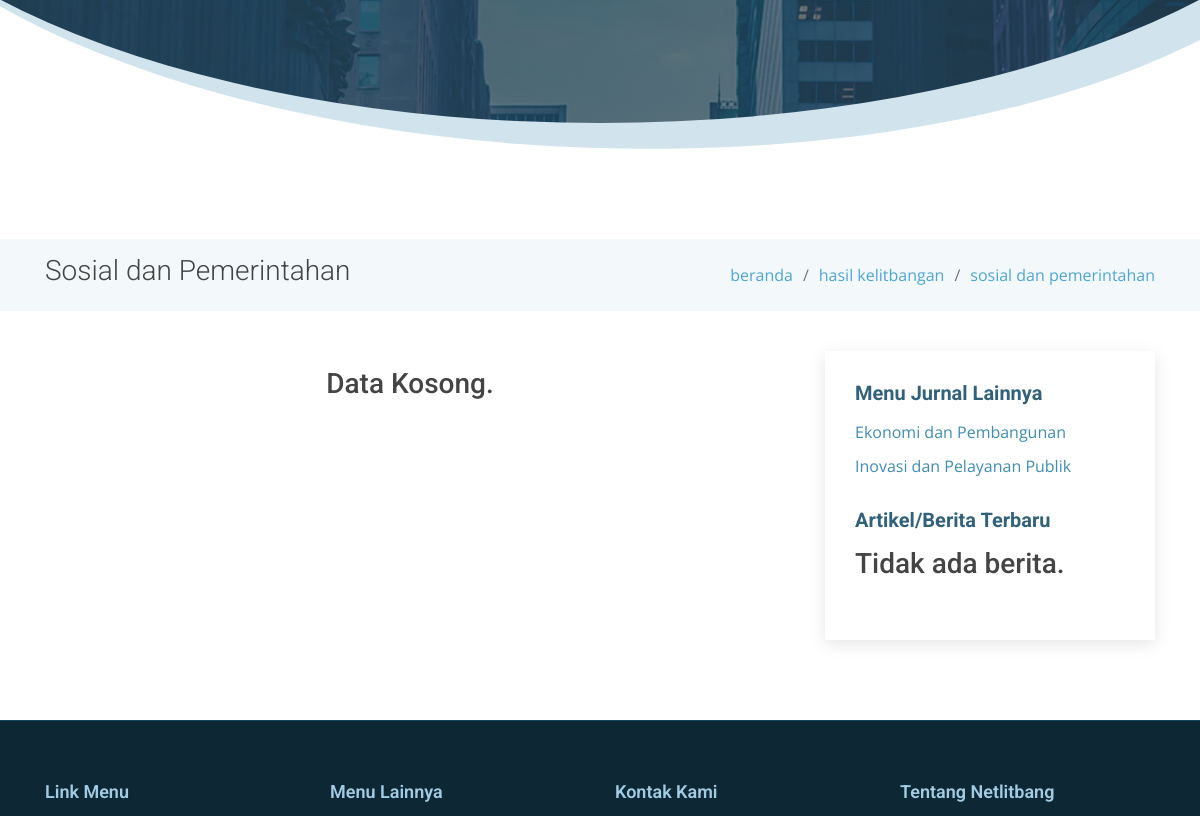
The app's page /client/litbang/sosial-pemerintahan (middle part), older data.
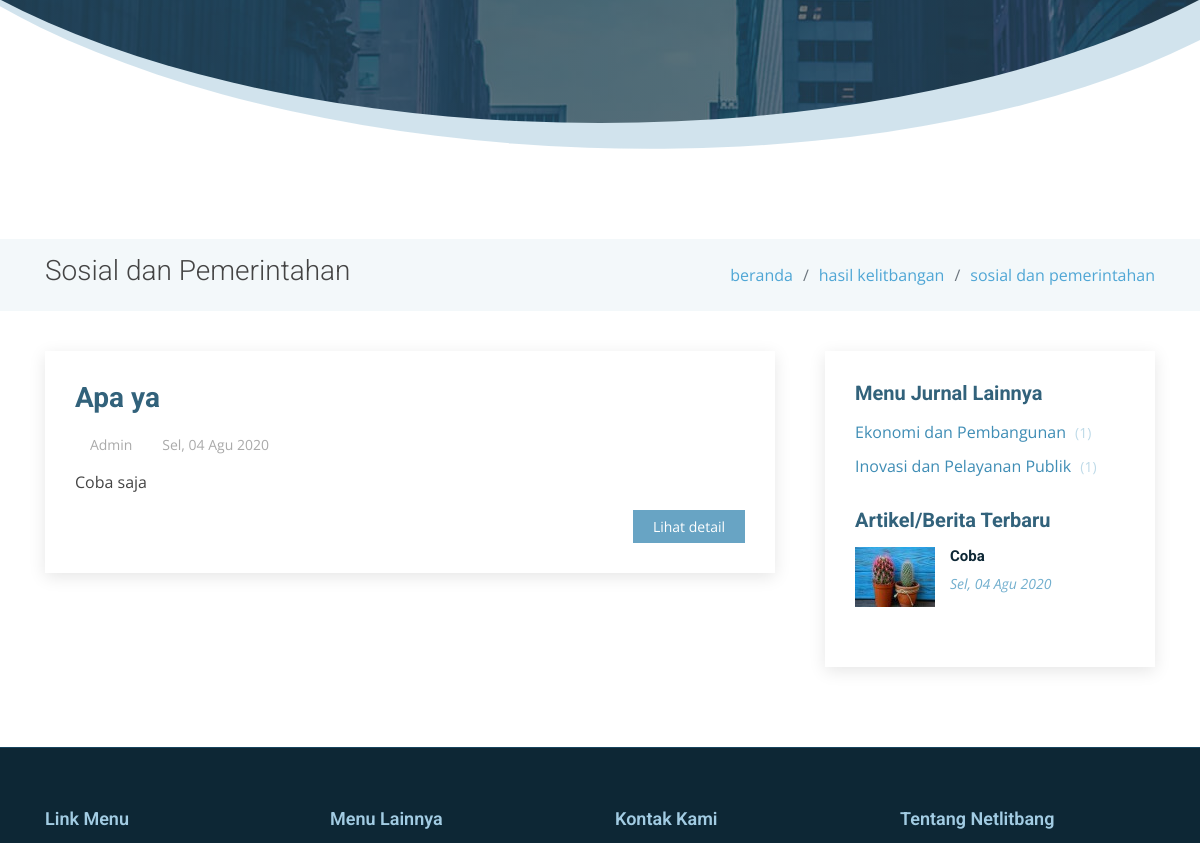
The same page, newer data.
### tables this page shows
CREATE TABLE `articles` (
  `id` int(11) NOT NULL,
  `title` varchar(250) DEFAULT NULL,
  `content` text NOT NULL,
  `file` varchar(55) DEFAULT NULL,
  `start_date` date DEFAULT NULL,
  `end_date` date DEFAULT NULL,
  `type` enum('sop-kelitbangan','rik-bombana','agenda-kegiatan','rekomendasi','artikel-berita','sosial-pemerintahan','ekonomi-pembangunan','inovasi-pelayanan-publik') NOT NULL,
  `slug` varchar(250) DEFAULT NULL,
  `created_at` timestamp NOT NULL DEFAULT CURRENT_TIMESTAMP,
  `created_by` int(11) NOT NULL,
  `updated_at` timestamp NULL DEFAULT NULL,
  `updated_by` int(11) DEFAULT NULL
);

### client/application/controllers/Litbang.php (called while the page is built, shortened)
<?php
class Litbang extends CI_Controller {
	public function __construct() {
		$this->load->model('Litbang_model');
	}
	public function index($content = 'sosial-pemerintahan')
	{
		$data					= $this->__getContentData($content, 'index');
		$data['new_articles']	= $this->Litbang_model->getNewArticle();
		$this->load->view('templates/header');
		$this->load->view('templates/head-content', $data);
		$this->load->view('pages/litbang/'.$content);
		$this->load->view('templates/footer');
	}
	protected function __getContentData($content, $function = 'index', $slug = NULL) {
		if($function == 'index') {
			if($content == 'sosial-pemerintahan') {
				$data				= $this->__getPagination($content, 'articles');
				$data['head']		= 'Sosial dan Pemerintahan';
				$data['content']	= 'Publikasi jurnal tema sosial dan pemerintahan.';
				$data['title']		= 'Sosial dan Pemerintahan';
				$data['link_map']	= [
					[
						'title'	=> 'beranda',
						'slug'	=> base_url()
					],
					[
						'title'	=> 'hasil kelitbangan',
						'slug'	=> NULL
					],
					[
						'title'	=> 'sosial dan pemerintahan',
						'slug'	=> NULL
					],
				];
				$data['side_submenu']	= [
					[
						'title'	=> 'Ekonomi dan Pembangunan',
						'slug'	=> base_url('litbang/ekonomi-pembangunan'),
						'total'	=> $this->Litbang_model->getTotalData('ekonomi-pembangunan', 'articles')
					],
					[
						'title'	=> 'Inovasi dan Pelayanan Publik',
						'slug'	=> base_url('litbang/inovasi-pelayanan-publik'),
						'total' => $this->Litbang_model->getTotalData('inovasi-pelayanan-publik', 'articles')
					]
				];
				return $data;
			}else if($content == 'ekonomi-pembangunan') {
				$data				= $this->__getPagination($content, 'articles');
				$data['head']		= 'Ekonomi dan Pembangunan';
				$data['content']	= 'Publikasi jurnal tema ekonomi dan pembangunan.';
				$data['title']		= 'Ekonomi dan Pembangunan';
				$data['link_map']	= [
					[
						'title'	=> 'beranda',
						'slug'	=> base_url()
					],
					[
						'title'	=> 'hasil kelitbangan',
						'slug'	=> NULL
					],
					[
						'title'	=> 'ekonomi dan pembangunan',
						'slug'	=> NULL
					],
				];
				$data['side_submenu']	= [
					[
						'title'	=> 'Sosial dan Pemerintahan',
						'slug'	=> base_url('litbang/sosial-pemerintahan'),
						'total'	=> $this->Litbang_model->getTotalData('sosial-pemerintahan', 'articles')
					],
					[
						'title'	=> 'Inovasi dan Pelayanan Publik',
						'slug'	=> base_url('litbang/inovasi-pelayanan-publik'),
						'total' => $this->Litbang_model->getTotalData('inovasi-pelayanan-publik', 'articles')
					]
				];
				return $data;
			}else if($content == 'inovasi-pelayanan-publik') {
				$data				= $this->__getPagination($content, 'articles');
				$data['head']		= 'Inovasi dan Pelayanan Publik';
				$data['content']	= 'Publikasi jurnal tema inovasi dan pelayanan publik.';
				$data['title']		= 'Inovasi dan Pelayanan Publik';
				$data['link_map']	= [
					[
						'title'	=> 'beranda',
						'slug'	=> base_url()
					],
					[
						'title'	=> 'hasil kelitbangan',
						'slug'	=> NULL
					],
					[
						'title'	=> 'inovasi dan pelayanan publik',
						'slug'	=> NULL
					],
				];
				$data['side_submenu']	= [
					[
						'title'	=> 'Sosial dan Pemerintahan',
						'slug'	=> base_url('litbang/sosial-pemerintahan'),
						'total'	=> $this->Litbang_model->getTotalData('sosial-pemerintahan', 'articles')
					],
					[
						'title'	=> 'Ekonomi dan Pembangunan',
						'slug'	=> base_url('litbang/ekonomi-pembangunan'),
						'total' => $this->Litbang_model->getTotalData('ekonomi-pembangunan', 'articles')
					]
				];
				return $data;
			}
		}else if($function == 'detail') {
			if($content == 'sosial-pemerintahan') {
				$data['results']	= $this->Litbang_model->getDetailData('articles', $slug);
				$data['head']		= 'Sosial dan Pemerintahan';
				$data['content']	= 'Publikasi jurnal tema sosial dan pemerintahan.';
				$data['title']		= 'Sosial dan Pemerintahan';
				$data['link_map']	= [
					[
						'title'	=> 'beranda',
						'slug'	=> base_url()
					],
					[
						'title'	=> 'jurnal',
						'slug'	=> NULL
					],
					[
						'title'	=> 'sosial dan pemerintahan',
						'slug'	=> base_url('litbang/sosial-pemerintahan')
					],
					[
						'title'	=> 'detail jurnal',
						'slug'	=> NULL
					],
				];
				$data['side_submenu']	= [
					[
						'title'	=> 'Ekonomi dan Pembangunan',
						'slug'	=> base_url('litbang/ekonomi-pembangunan'),
						'total'	=> NULL
					],
					[
						'title'	=> 'Inovasi dan Pelayanan Publik',
						'slug'	=> base_url('litbang/inovasi-pelayanan-publik'),
						'total' => NULL
					]
				];
				return $data;
			}else if($content == 'ekonomi-pembangunan') {
				$data['results']	= $this->Litbang_model->getDetailData('articles', $slug);
				$data['head']		= 'Ekonomi dan Pembangunan';
				$data['content']	= 'Publikasi jurnal tema ekonomi dan pembangunan.';
				$data['title']		= 'Ekonomi dan Pembangunan';
				$data['link_map']	= [
					[
						'title'	=> 'beranda',
						'slug'	=> base_url()
					],
					[
						'title'	=> 'hasil kelitbangan',
						'slug'	=> NULL
					],
					[
						'title'	=> 'ekonomi dan pembangunan',
						'slug'	=> NULL
					],
				];
				$data['side_submenu']	= [
					[
						'title'	=> 'Sosial dan Pemerintahan',
						'slug'	=> base_url('litbang/sosial-pemerintahan'),
						'total'	=> $this->Litbang_model->getTotalData('sosial-pemerintahan', 'articles')
					],
					[
						'title'	=> 'Inovasi dan Pelayanan Publik',
						'slug'	=> base_url('litbang/inovasi-pelayanan-publik'),
						'total' => $this->Litbang_model->getTotalData('inovasi-pelayanan-publik', 'articles')
					]
				];
				return $data;
			}else if($content == 'inovasi-pelayanan-publik') {
				$data['results']	= $this->Litbang_model->getDetailData('articles', $slug);
				$data['head']		= 'Inovasi dan Pelayanan Publik';
				$data['content']	= 'Publikasi jurnal tema inovasi dan pelayanan publik.';
				$data['title']		= 'Inovasi dan Pelayanan Publik';
				$data['link_map']	= [
					[
						'title'	=> 'beranda',
						'slug'	=> base_url()
					],
					[
						'title'	=> 'hasil kelitbangan',
						'slug'	=> NULL
					],
					[
						'title'	=> 'inovasi dan pelayanan publik',
						'slug'	=> NULL
					],
				];
				$data['side_submenu']	= [
					[
						'title'	=> 'Sosial dan Pemerintahan',
						'slug'	=> base_url('litbang/sosial-pemerintahan'),
						'total'	=> $this->Litbang_model->getTotalData('sosial-pemerintahan', 'articles')
					],
					[
						'title'	=> 'Ekonomi dan Pembangunan',
						'slug'	=> base_url('litbang/ekonomi-pembangunan'),
						'total' => $this->Litbang_model->getTotalData('ekonomi-pembangunan', 'articles')
					]
				];
				return $data;
			}
		}
	}
	protected function __getPagination($content, $table, $per_page = 10) {
		$config['base_url'] 	= base_url('litbang/').$content;
		$config['total_rows'] 	= $this->Litbang_model->getTotalData($content, $table);
		$config['per_page'] 	= $per_page;
		$config["uri_segment"] 	= 3;
		$choice 				= $config["total_rows"] / $config["per_page"];
		$config["num_links"] 	= floor($choice);
		$config['first_link']       = 'First';
		$config['last_link']        = 'Last';
		$config['next_link']        = '<i class="icofont-rounded-right"></i>';
		$config['prev_link']        = '<i class="icofont-rounded-left"></i>';
		$config['full_tag_open']    = '<ul class="justify-content-center">';
		$config['full_tag_close']   = '</ul>';
		$config['num_tag_open']     = '<li>';
		$config['num_tag_close']    = '</li>';
		$config['cur_tag_open']     = '<li class="active"><a href="#">';
		$config['cur_tag_close']    = '</a></li>';
		$config['next_tag_open']    = '<li>';
		$config['next_tagl_close']  = '</li>';
		$config['prev_tag_open']    = '<li>';
		$config['prev_tagl_close']  = '</li>';
		$config['first_tag_open']   = '<li>';
		$config['first_tagl_close'] = '</li>';
		$config['last_tag_open']    = '<li>';
		$config['last_tagl_close']  = '</li>';
		$this->pagination->initialize($config);
		$data['page'] 				= ($this->uri->segment(3)) ? $this->uri->segment(3) : 0;
		$data['results'] 			= $this->Litbang_model->getContentData($content, $table, $config["per_page"], $data['page']);
		$data['pagination'] 		= $this->pagination->create_links();
		return $data;
	}
}

### client/index.php (called while the page is built, shortened)
<?php
require_once BASEPATH.'core/CodeIgniter.php';

### client/application/models/Litbang_model.php (called while the page is built, shortened)
<?php
class Litbang_model extends CI_Model{
    public function getContentData($type, $table, $limit, $start){
                      $this->db->limit($limit, $start);
                      $this->db->order_by('created_at', 'DESC');
        $results    = $this->db->get_where($table, ['type' => $type])->result_array();
        return $results;
    }
    public function getNewArticle(){
                      $this->db->limit(3);
                      $this->db->order_by('created_at', 'DESC');
        $results    = $this->db->get_where('articles', ['type' => 'artikel-berita'])->result_array();
        return $results;
    }
}

### client/application/helpers/RMY_helper.php (called while the page is built, shortened)
<?php defined('BASEPATH') OR exit('No direct script access allowed');
if (! function_exists('_limitText($string, $limit = 100)'))
{
	function _limitText($string, $limit = 100) {
        $string = strip_tags($string);
        return $string;
    }
}
if (! function_exists('_dateShortID($date)'))
{
	function _dateShortID($date){
        $bulan = array(
            'Jan',
            'Feb',
            'Mar',
            'Apr',
            'Mei',
            'Jun',
            'Jul',
            'Agu',
            'Sep',
            'Okt',
            'Nov',
            'Des'
        );
        $hari = array(
            'Monday' => 'Sen',
            'Tuesday' => 'Sel',
            'Wednesday' => 'Rab',
            'Thursday' => 'Kam',
            'Friday' => 'Jum',
            'Saturday' => 'Sab',
            'Sunday' => 'Min'
        );
        $split = explode(' ', $date);
        $split = explode('-', $split[0]);
        $indexHari = date('l', strtotime($date));
        return $hari[$indexHari].', '.$split[2].' '.$bulan[$split[1]-1].' '.$split[0];
    }
}

### client/application/views/pages/litbang/sosial-pemerintahan.php (the view, shortened to what the rows shown need)
<main id="main">
    <section class="breadcrumbs">
        <div class="container">
            <div class="d-flex justify-content-between align-items-center">
            <h2><?=$title?></h2>
            </div>
        </div>
    </section>
    <section class="blog" data-aos="fade-up" data-aos-easing="ease-in-out" data-aos-duration="500">
        <div class="container">
            <div class="row">
                <div class="col-lg-8 entries">
                    <?php
                        if(!empty($results)) {
                            foreach($results as $value) {
                    ?>
                    <article class="entry">
                        <h2 class="entry-title">
                            <a href="<?=base_url('litbang/detail/sosial-pemerintahan/').$value['slug']?>"><?=_limitText($value['title'], 170)?></a>
                        </h2>
                        <div class="entry-meta">
                            <ul>
                                <li class="d-flex align-items-center">
                                    <i class="icofont-user"></i>
                                    <a href="#">Admin</a>
                                </li>
                                <li class="d-flex align-items-center">
                                    <i class="icofont-wall-clock"></i>
                                    <a href="#"><time datetime="2020-01-01"><?=_dateShortID($value['created_at'])?></time></a>
                                </li>
                            </ul>
                        </div>
                        <div class="entry-content">
                            <p><?=_limitText($value['content'], 450)?></p>
                            <div class="read-more">
                                <a href="<?=base_url('litbang/detail/sosial-pemerintahan/').$value['slug']?>">Lihat detail</a>
                            </div>
                        </div>
                    </article>
                    <?php
                            }
                        }else {
                    ?>
                        <h3 class="text-center mt-3">Data Kosong.</h3>
                    <?php
                        }
                    ?>
                </div>
                <div class="col-lg-4">
                    <div class="sidebar">
                    <div class="sidebar-item recent-posts">
                        <?php
                            if(!empty($new_articles)) {
                                foreach($new_articles as $value) {
                        ?>
                        <div class="post-item clearfix">
                            <img src="<?=base_url('uploads/images/thumbs/').$value['file']?>" alt="gambar">
                            <h4><a href="<?=base_url('journal/detail/artikel-berita/').$value['slug']?>"><?=_limitText($value['title'],35)?></a></h4>
                            <time datetime="<?=date('Y-m-d')?>"><?=_dateShortID($value['created_at'])?></time>
                        </div>
                        <?php
                                }
                            }else {
                        ?>
                        <h3>Tidak ada berita.</h3>
                        <?php
                            }
                        ?>
                    </div>
                    </div>
                </div>
            </div>
        </div>
    </section>
</main>

Row changes from the older to the newer data that the page shows:
added articles: title "Apa ya", created_at "Sel, 04 Agu 2020", content "Coba saja"
added articles: file (picture), title "Coba", created_at "Sel, 04 Agu 2020", shown under "Artikel/Berita Terbaru"
Text that changed along with them:
new list line: "Ekonomi dan Pembangunan ( 1 )"
new list line: "Inovasi dan Pelayanan Publik ( 1 )"
text no longer shown: "Data Kosong. Tidak ada berita."
list line gone: "Ekonomi dan Pembangunan"
list line gone: "Inovasi dan Pelayanan Publik"
